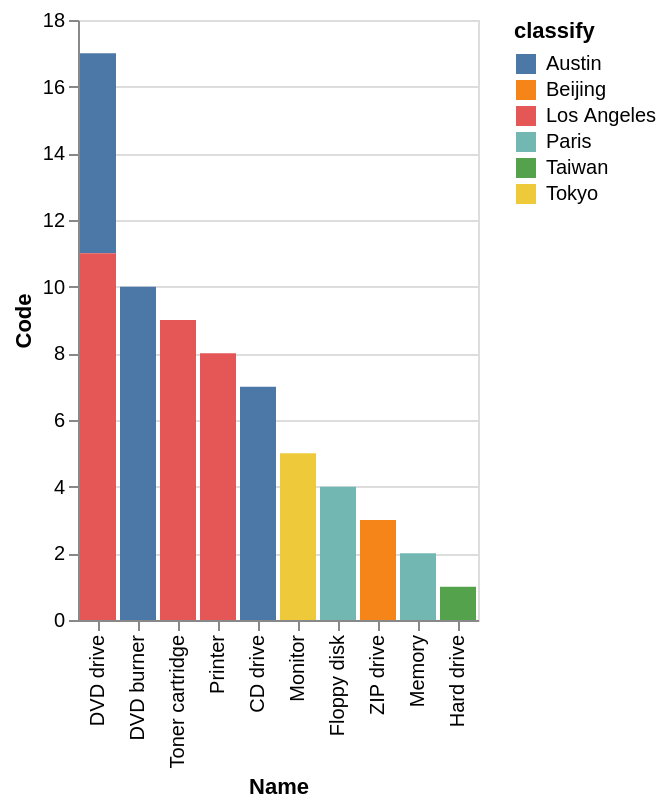

The specification (Vega-Lite) saved for this image:
### Vega-Lite specification from a JSON file in a GitHub repository (floating-point values rounded to 4 significant figures)
{"data": {"values": [{"x_data": "DVD drive", "y_data": 6, "classify": "Austin"}, {"x_data": "DVD burner", "y_data": 10, "classify": "Austin"}, {"x_data": "Toner cartridge", "y_data": 0, "classify": "Austin"}, {"x_data": "Printer", "y_data": 0, "classify": "Austin"}, {"x_data": "CD drive", "y_data": 7, "classify": "Austin"}, {"x_data": "Monitor", "y_data": 0, "classify": "Austin"}, {"x_data": "Floppy disk", "y_data": 0, "classify": "Austin"}, {"x_data": "ZIP drive", "y_data": 0, "classify": "Austin"}, {"x_data": "Memory", "y_data": 0, "classify": "Austin"}, {"x_data": "Hard drive", "y_data": 0, "classify": "Austin"}, {"x_data": "DVD drive", "y_data": 0, "classify": "Beijing"}, {"x_data": "DVD burner", "y_data": 0, "classify": "Beijing"}, {"x_data": "Toner cartridge", "y_data": 0, "classify": "Beijing"}, {"x_data": "Printer", "y_data": 0, "classify": "Beijing"}, {"x_data": "CD drive", "y_data": 0, "classify": "Beijing"}, {"x_data": "Monitor", "y_data": 0, "classify": "Beijing"}, {"x_data": "Floppy disk", "y_data": 0, "classify": "Beijing"}, {"x_data": "ZIP drive", "y_data": 3, "classify": "Beijing"}, {"x_data": "Memory", "y_data": 0, "classify": "Beijing"}, {"x_data": "Hard drive", "y_data": 0, "classify": "Beijing"}, {"x_data": "DVD drive", "y_data": 11, "classify": "Los Angeles"}, {"x_data": "DVD burner", "y_data": 0, "classify": "Los Angeles"}, {"x_data": "Toner cartridge", "y_data": 9, "classify": "Los Angeles"}, {"x_data": "Printer", "y_data": 8, "classify": "Los Angeles"}, {"x_data": "CD drive", "y_data": 0, "classify": "Los Angeles"}, {"x_data": "Monitor", "y_data": 0, "classify": "Los Angeles"}, {"x_data": "Floppy disk", "y_data": 0, "classify": "Los Angeles"}, {"x_data": "ZIP drive", "y_data": 0, "classify": "Los Angeles"}, {"x_data": "Memory", "y_data": 0, "classify": "Los Angeles"}, {"x_data": "Hard drive", "y_data": 0, "classify": "Los Angeles"}, {"x_data": "DVD drive", "y_data": 0, "classify": "Paris"}, {"x_data": "DVD burner", "y_data": 0, "classify": "Paris"}, {"x_data": "Toner cartridge", "y_data": 0, "classify": "Paris"}, {"x_data": "Printer", "y_data": 0, "classify": "Paris"}, {"x_data": "CD drive", "y_data": 0, "classify": "Paris"}, {"x_data": "Monitor", "y_data": 0, "classify": "Paris"}, {"x_data": "Floppy disk", "y_data": 4, "classify": "Paris"}, {"x_data": "ZIP drive", "y_data": 0, "classify": "Paris"}, {"x_data": "Memory", "y_data": 2, "classify": "Paris"}, {"x_data": "Hard drive", "y_data": 0, "classify": "Paris"}, {"x_data": "DVD drive", "y_data": 0, "classify": "Taiwan"}, {"x_data": "DVD burner", "y_data": 0, "classify": "Taiwan"}, {"x_data": "Toner cartridge", "y_data": 0, "classify": "Taiwan"}, {"x_data": "Printer", "y_data": 0, "classify": "Taiwan"}, {"x_data": "CD drive", "y_data": 0, "classify": "Taiwan"}, {"x_data": "Monitor", "y_data": 0, "classify": "Taiwan"}, {"x_data": "Floppy disk", "y_data": 0, "classify": "Taiwan"}, {"x_data": "ZIP drive", "y_data": 0, "classify": "Taiwan"}, {"x_data": "Memory", "y_data": 0, "classify": "Taiwan"}, {"x_data": "Hard drive", "y_data": 1, "classify": "Taiwan"}, {"x_data": "DVD drive", "y_data": 0, "classify": "Tokyo"}, {"x_data": "DVD burner", "y_data": 0, "classify": "Tokyo"}, {"x_data": "Toner cartridge", "y_data": 0, "classify": "Tokyo"}, {"x_data": "Printer", "y_data": 0, "classify": "Tokyo"}, {"x_data": "CD drive", "y_data": 0, "classify": "Tokyo"}, {"x_data": "Monitor", "y_data": 5, "classify": "Tokyo"}, {"x_data": "Floppy disk", "y_data": 0, "classify": "Tokyo"}, {"x_data": "ZIP drive", "y_data": 0, "classify": "Tokyo"}, {"x_data": "Memory", "y_data": 0, "classify": "Tokyo"}, {"x_data": "Hard drive", "y_data": 0, "classify": "Tokyo"}]}, "mark": "bar", "encoding": {"x": {"field": "x_data", "type": "nominal", "title": "Name", "sort": {"op": "sum", "field": "y_data", "order": "descending"}}, "y": {"field": "y_data", "type": "quantitative", "title": "Code"}, "color": {"field": "classify"}}}
